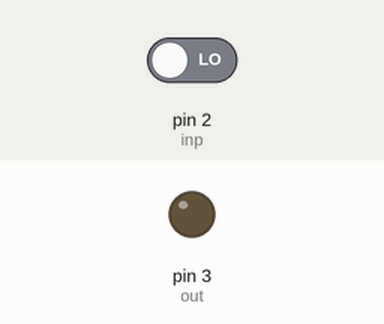
Simulated run of this sketch. Board: Arduino Uno, built with avr-gcc and run on an emulated ATmega328P. Shown: output pins drawn as LEDs (lit = HIGH). The test bench sets the inputs (shaded band); at power-on: pin 2 (inp) LOW.

Above: at 1.2 s.
1.3 s: pin 2 (inp) driven HIGH
At 4.1 s:
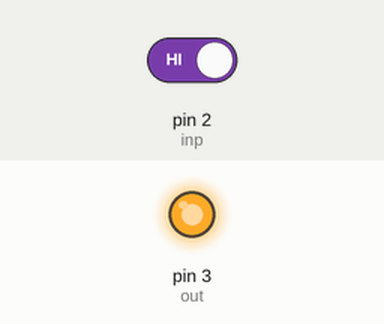
Timing chart, 0 to 10.3 s (numbered marks = the images above; inputs shaded):
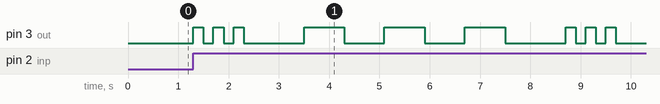

The sketch:

oppg2.1.ino
```cpp
//oppgave 2.1

const int inp = 2;
const int out = 3;

int knappTrykket = 0;


void setup() {
  pinMode(out, OUTPUT);
  pinMode(inp, INPUT);

}

void loop() {
  knappTrykket = digitalRead(inp);
  if (knappTrykket != 0) {
    sos();

  }
  knappTrykket = 0;

}

void sos() {
  //S
  digitalWrite(out, HIGH);
  delay(200);
  digitalWrite(out, LOW);
  delay(200);
  digitalWrite(out, HIGH);
  delay(200);
  digitalWrite(out, LOW);
  delay(200);
  digitalWrite(out, HIGH);
  delay(200);
  digitalWrite(out, LOW);
  delay(1200);

  //O
  digitalWrite(out, HIGH);
  delay(800);
  digitalWrite(out, LOW);
  delay(800);
  digitalWrite(out, HIGH);
  delay(800);
  digitalWrite(out, LOW);
  delay(800);
  digitalWrite(out, HIGH);
  delay(800);
  digitalWrite(out, LOW);
  delay(1200);

  //S
  digitalWrite(out, HIGH);
  delay(200);
  digitalWrite(out, LOW);
  delay(200);
  digitalWrite(out, HIGH);
  delay(200);
  digitalWrite(out, LOW);
  delay(200);
  digitalWrite(out, HIGH);
  delay(200);
  digitalWrite(out, LOW);
  delay(1200);

}
```

Measured:
- after the input at 1.3 s, pin 3 (out): LOW → HIGH at once, → LOW 0.20 s later, → HIGH 0.20 s later, → LOW 0.20 s later, … (18 changes in this stretch)
